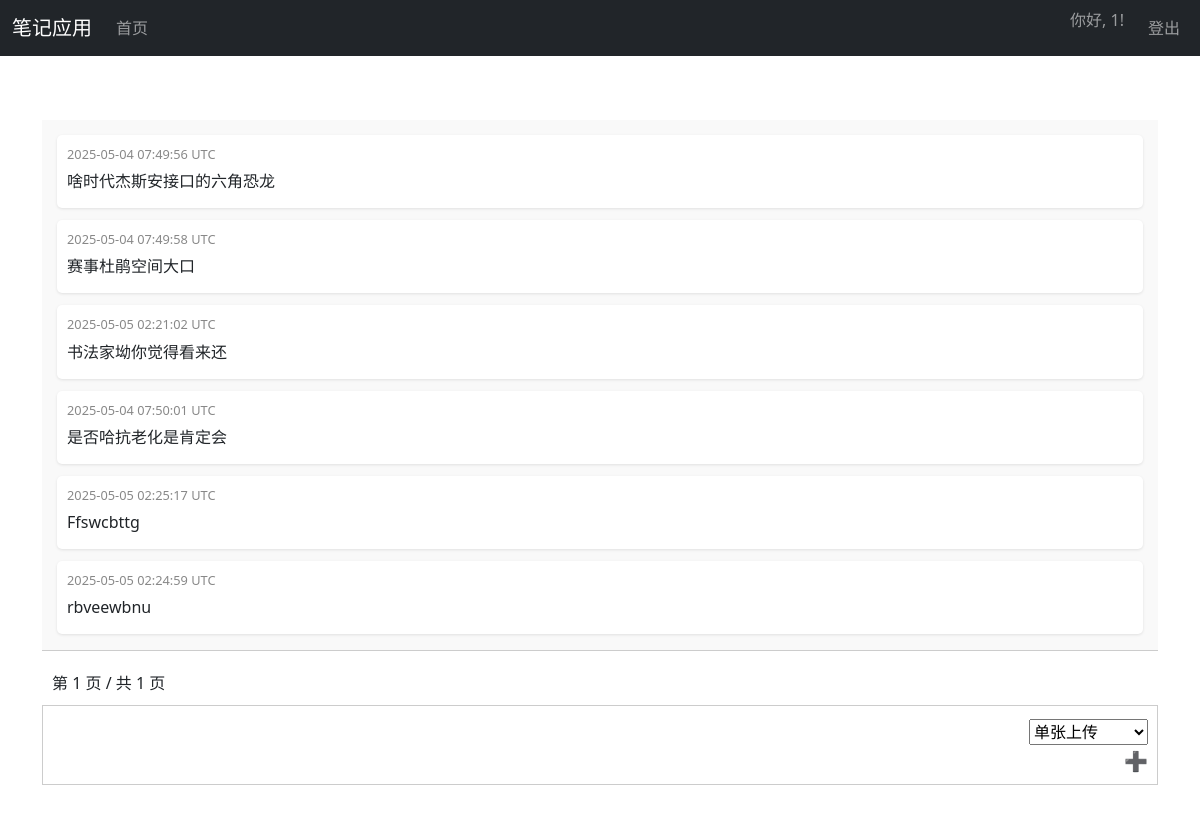
The app's page /notes (signed in) with its own data.
### testH5.py (models this page shows, shortened)
class User(UserMixin, db.Model):
    id = db.Column(db.Integer, primary_key=True)
    username = db.Column(db.String(80), unique=True, nullable=False)
    password_hash = db.Column(db.String(128), nullable=False)
    notes = db.relationship('Note', backref='user', lazy=True)

class Note(db.Model):
    id = db.Column(db.Integer, primary_key=True)
    user_id = db.Column(db.Integer, db.ForeignKey('user.id'), nullable=False)
    content_type = db.Column(db.String(20), nullable=False)
    content_data = db.Column(db.Text, nullable=False)
    raw_content = db.Column(db.Text)
    timestamp = db.Column(db.DateTime, nullable=False, default=lambda: datetime.now(timezone.utc))
    file_size = db.Column(db.Integer, nullable=True)
    md5 = db.Column(db.String(32), nullable=True)

### testH5.py (the view)
@app.route('/notes')
@app.route('/notes/<int:page>')
@login_required
def notes_page(page=1):
    per_page = 20
    user_id = current_user.id
    pagination = Note.query.filter_by(user_id=user_id).order_by(Note.id.asc()).paginate(page=page, per_page=per_page, error_out=False)
    user_notes = pagination.items
    print(f"Notes page loaded: user_id={user_id}, page={page}, number of notes={len(user_notes)}")
    for note in user_notes:
        if note.content_type == 'gallery' and isinstance(note.content_data, str):
            try:
                note.content_data = json.loads(note.content_data)
            except Exception as e:
                print(f"Error parsing gallery content_data for note ID {note.id}: {str(e)}")
                note.content_data = [note.content_data]
        print(f"Note ID: {note.id}, Type: {note.content_type}, Content: {note.content_data}, Timestamp: {note.timestamp}")
    return render_template('notes.html', notes=user_notes, username=session.get('username'), pagination=pagination)

### testH5.py (called while the page is built)
@login_manager.user_loader
def load_user(user_id):
    return User.query.get(int(user_id))

def login_required(f):
    @wraps(f)
    def decorated_function(*args, **kwargs):
        if not current_user.is_authenticated:
            print("Session lost: User not authenticated. Redirecting to login.")
            return redirect(url_for('login'))
        print(f"Session active: user_id={current_user.id}, username={current_user.username}")
        session.modified = True
        return f(*args, **kwargs)
    return decorated_function

### templates/notes.html (shortened to what this page needs)
{% extends "base.html" %}
{% block content %}
<div class="notes-container">
    <div class="notes-display" id="notesDisplay">
        {% if notes %}
            {% for note in notes %}
            <div class="note-entry" id="note-{{ note.id }}" data-note-id="{{ note.id }}">
                <span class="timestamp">
                    {{ note.timestamp.strftime('%Y-%m-%d %H:%M:%S UTC') }}
                </span>
                <div class="note-content">
                    {% if note.content_type == 'text' %}
                        <p class="note-text" data-raw-text="{{ note.content_data | e }}">{{ note.content_data | urlize | safe }}</p>
                    {% elif note.content_type == 'image' %}
                        <img src="{{ url_for('uploaded_file', filename=note.content_data) }}" alt="笔记图片" data-full-src="{{ url_for('uploaded_file', filename=note.content_data) }}">
                    {% elif note.content_type == 'file' or note.content_type == 'zip' %}
                        <a href="{{ url_for('uploaded_file', filename=note.content_data) }}" target="_blank">{{ note.content_data }}</a>
                    {% endif %}
                </div>
            </div>
            {% endfor %}
        {% else %}
            <div class="no-notes">暂无笔记，请添加新笔记！</div>
        {% endif %}
    </div>
    {% if pagination %}
    <div class="pagination">
        <span>第 {{ pagination.page }} 页 / 共 {{ pagination.pages }} 页</span>
    </div>
    {% endif %}
    <div class="input-area" id="noteInput" contenteditable="true">
    </div>
    <span class="upload-btn" title="上传文件">➕</span>
    <div class="upload-options">
        <select id="uploadMode">
            <option value="single">单张上传</option>
        </select>
    </div>
</div>
{% endblock %}

### templates/base.html (shortened to what this page needs)
<!DOCTYPE html>
<html lang="zh-CN">
<head>
    <link href="https://cdn.jsdelivr.net/npm/bootstrap@5.1.3/dist/css/bootstrap.min.css" rel="stylesheet">
    <link rel="stylesheet" href="{{ url_for('static', filename='css/main.css') }}">
</head>
<body>
    <nav class="navbar navbar-expand-md navbar-dark bg-dark fixed-top">
        <div class="container-fluid">
            <a class="navbar-brand" href="{{ url_for('notes_page') }}">笔记应用</a>
            <div class="collapse navbar-collapse" id="navbarNav">
                <ul class="navbar-nav me-auto">
                    <li class="nav-item">
                        <a class="nav-link" href="{{ url_for('notes_page') }}">首页</a>
                    </li>
                </ul>
                <ul class="navbar-nav">
                    {% if current_user.is_authenticated %}
                        <li class="nav-item">
                            <span class="navbar-text me-3">你好, {{ current_user.username }}!</span>
                        </li>
                        <li class="nav-item">
                            <a class="nav-link" href="{{ url_for('logout') }}">登出</a>
                        </li>
                    {% endif %}
                </ul>
            </div>
        </div>
    </nav>
    <div class="container mt-5 pt-3">
        {% block content %}{% endblock %}
    </div>
</body>
</html>

### static/css/main.css (style rules this page uses)
body { padding-top: 56px; }

### templates/notes.html (style rules this page uses)
.notes-container { display: flex; flex-direction: column; height: calc(100vh - 150px); position: relative; }
.notes-display { flex-grow: 1; overflow-y: auto; padding: 15px; border-bottom: 1px solid #ccc; background-color: #f9f9f9; margin-bottom: 10px; }
.input-area { min-height: 80px; max-height: 200px; padding: 10px; border: 1px solid #ccc; overflow-y: auto; outline: none; flex-shrink: 0; font-size: 1em; line-height: 1.4; background-color: #fff; position: relative; margin-bottom: 10vh; box-sizing: border-box; }
.upload-btn { position: absolute; bottom: calc(10vh + 10px); right: 10px; font-size: 1.2em; cursor: pointer; z-index: 10; }
.note-entry { margin-bottom: 12px; padding: 10px; background-color: #fff; border-radius: 5px; box-shadow: 0 1px 3px rgba(0,0,0,0.1); position: relative; }
.note-entry .timestamp { font-size: 0.8em; color: #888; display: block; margin-bottom: 5px; }
.note-entry .note-content { margin-bottom: 5px; }
.note-entry .note-content p { margin: 0; white-space: pre-wrap; word-wrap: break-word; }
.pagination { text-align: center; padding: 10px; }
.upload-options { position: absolute; bottom: calc(10vh + 40px); right: 10px; z-index: 10; }

### records on screen
User: username "1"
Note: timestamp "2025-05-04 07:49:56 UTC"
Note: timestamp "2025-05-04 07:49:58 UTC"
Note: timestamp "2025-05-05 02:21:02 UTC"
Note: timestamp "2025-05-04 07:50:01 UTC"
Note: timestamp "2025-05-05 02:25:17 UTC"
Note: timestamp "2025-05-05 02:24:59 UTC"

### other values on screen
{{ pagination.page }} "1"
{{ pagination.pages }} "1"
